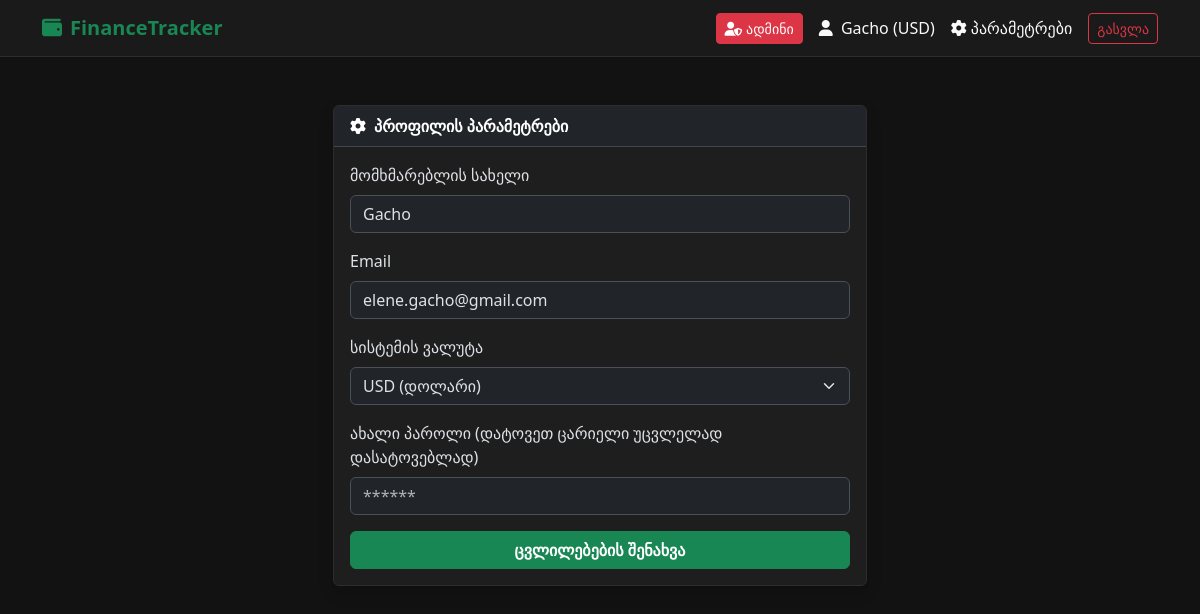
The app's page /settings (signed in), older data.
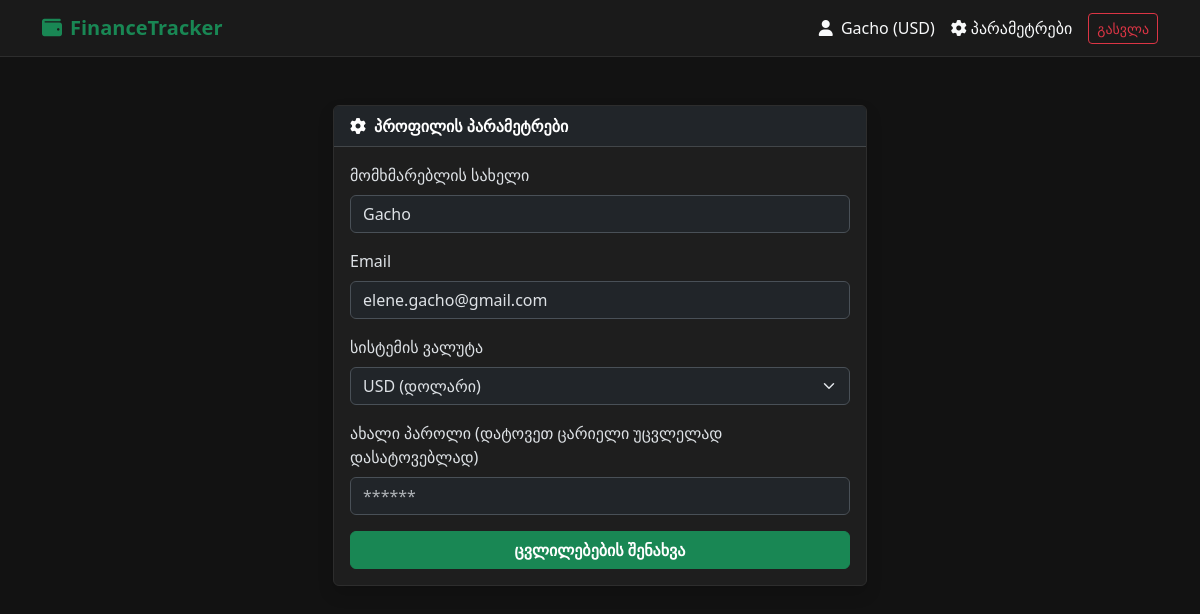
The same page, newer data.
### routes/settings.py (the view, shortened to what this page needs)
@settings_bp.route('/settings', methods=['GET', 'POST'])
@custom_login_required
def index():
    return render_template('settings.html')

### app.py (called while the page is built)
def create_app():
    app = Flask(__name__)
    app.config.from_object(Config)
    db.init_app(app)
    login_manager.init_app(app)
    login_manager.login_view = 'auth.login'
    @login_manager.user_loader
    def load_user(user_id):
        return User.query.get(int(user_id))
    app.register_blueprint(api_bp)
    app.register_blueprint(auth_bp)
    app.register_blueprint(dashboard_bp)
    app.register_blueprint(finance_bp)
    app.register_blueprint(admin_bp)
    app.register_blueprint(settings_bp)
    app.register_blueprint(category_bp)
    @app.route('/')
    def home():
        return redirect(url_for('auth.login'))
    with app.app_context():
        db.create_all()
    @app.errorhandler(404)
    def page_not_found(e):
        return render_template('404.html'),404
    @app.errorhandler(500)
    def page_not_found(e):
        return render_template('500.html'),500
    return app

### templates/settings.html (shortened to what this page needs)
{% extends "base.html" %}
{% block content %}
<div class="container mt-5">
    <div class="row justify-content-center">
        <div class="col-md-6">
            <div class="card shadow">
                <div class="card-header bg-dark text-white fw-bold">
                    <i class="fa-solid fa-gear me-2"></i>პროფილის პარამეტრები
                </div>
                <div class="card-body">
                    <form action="{{ url_for('settings.index') }}" method="POST">
                        <div class="mb-3">
                            <label class="form-label">მომხმარებლის სახელი</label>
                            <input type="text" name="username" class="form-control" value="{{ current_user.username }}" required>
                        </div>
                        <div class="mb-3">
                            <label class="form-label">Email</label>
                            <input type="email" name="email" class="form-control" value="{{ current_user.email }}" required>
                        </div>
                        <div class="mb-3">
                            <label class="form-label">სისტემის ვალუტა</label>
                            <select name="currency" class="form-select">
                                <option value="USD" {% if current_user.currency == 'USD' %}selected{% endif %}>USD (დოლარი)</option>
                            </select>
                        </div>
                        <div class="mb-3">
                            <label class="form-label">ახალი პაროლი (დატოვეთ ცარიელი უცვლელად დასატოვებლად)</label>
                            <input type="password" name="password" class="form-control" placeholder="******">
                        </div>
                        <button type="submit" class="btn btn-success w-100 fw-bold">ცვლილებების შენახვა</button>
                    </form>
                </div>
            </div>
        </div>
    </div>
</div>
{% endblock %}

### templates/base.html (shortened to what this page needs)
<!DOCTYPE html>
<html lang="ka" data-bs-theme="dark">
<head>
    <link href="https://cdn.jsdelivr.net/npm/bootstrap@5.3.2/dist/css/bootstrap.min.css" rel="stylesheet">
    <link rel="stylesheet" href="https://cdnjs.cloudflare.com/ajax/libs/font-awesome/6.4.0/css/all.min.css">
</head>
<body>
    <nav class="navbar navbar-expand-lg navbar-dark bg-dark mb-4">
        <div class="container">
            <a class="navbar-brand text-success fw-bold" href="{{ url_for('dashboard.index') }}">
                <i class="fa-solid fa-wallet me-2"></i>FinanceTracker
            </a>
            <div class="d-flex align-items-center">
                {% if current_user.is_authenticated %}
                    {% if current_user.is_admin %}
                        <a href="{{ url_for('admin.index') }}" class="btn btn-danger btn-sm me-3">
                            <i class="fa-solid fa-user-shield me-1"></i>ადმინი
                        </a>
                    {% endif %}
                    <span class="text-light me-3">
                        <i class="fa-solid fa-user me-1"></i> {{ current_user.username }} ({{ current_user.currency }})
                    </span>
                    <a class="text-light text-decoration-none me-3" href="{{ url_for('settings.index') }}">
                        <i class="fa-solid fa-gear me-1"></i>პარამეტრები
                    </a>
                    <a href="/logout" class="btn btn-outline-danger btn-sm">გასვლა</a>
                {% endif %}
            </div>
        </div>
    </nav>
    <div class="container">
        {% block content %}{% endblock %}
    </div>
</body>
</html>

Row changes from the older to the newer data that the page shows:
changed User "Gacho": is_admin True → False (drawn)
Text that changed along with them:
text no longer shown: "ადმინი"
